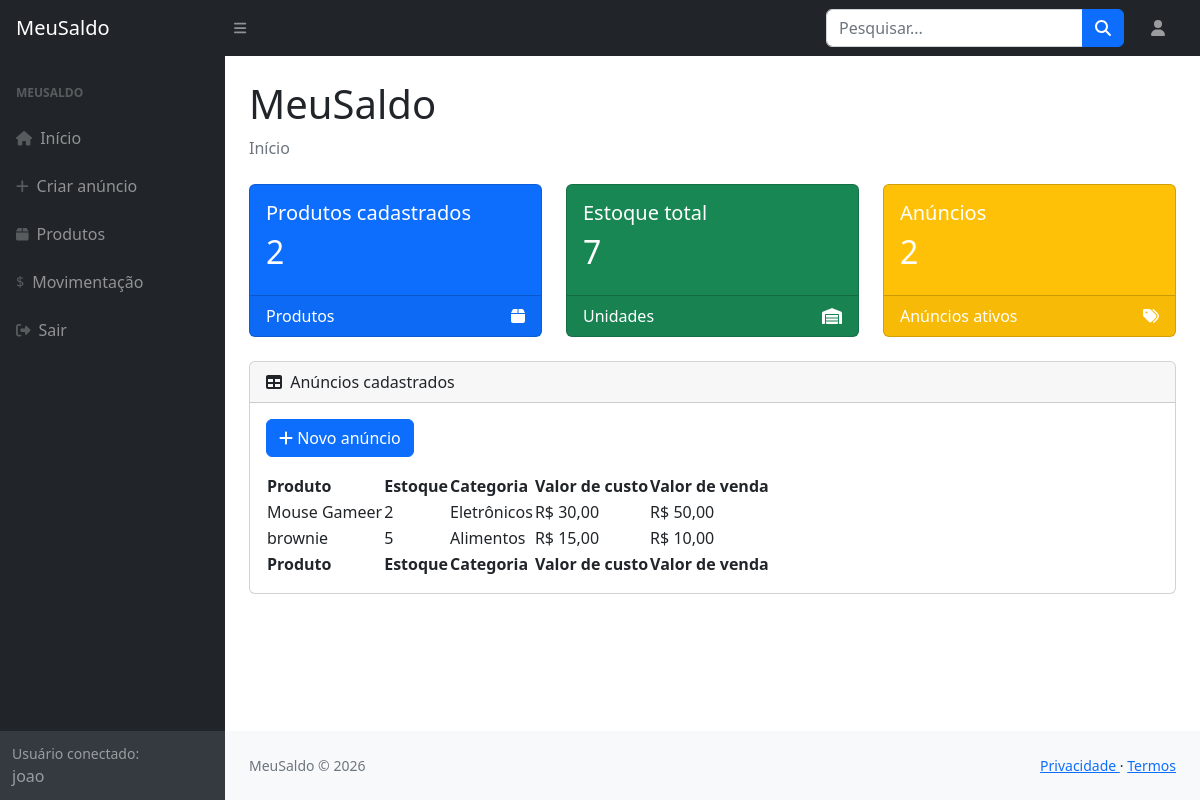
Before: /MeuSaldo/index.php (signed in) with the older database file.
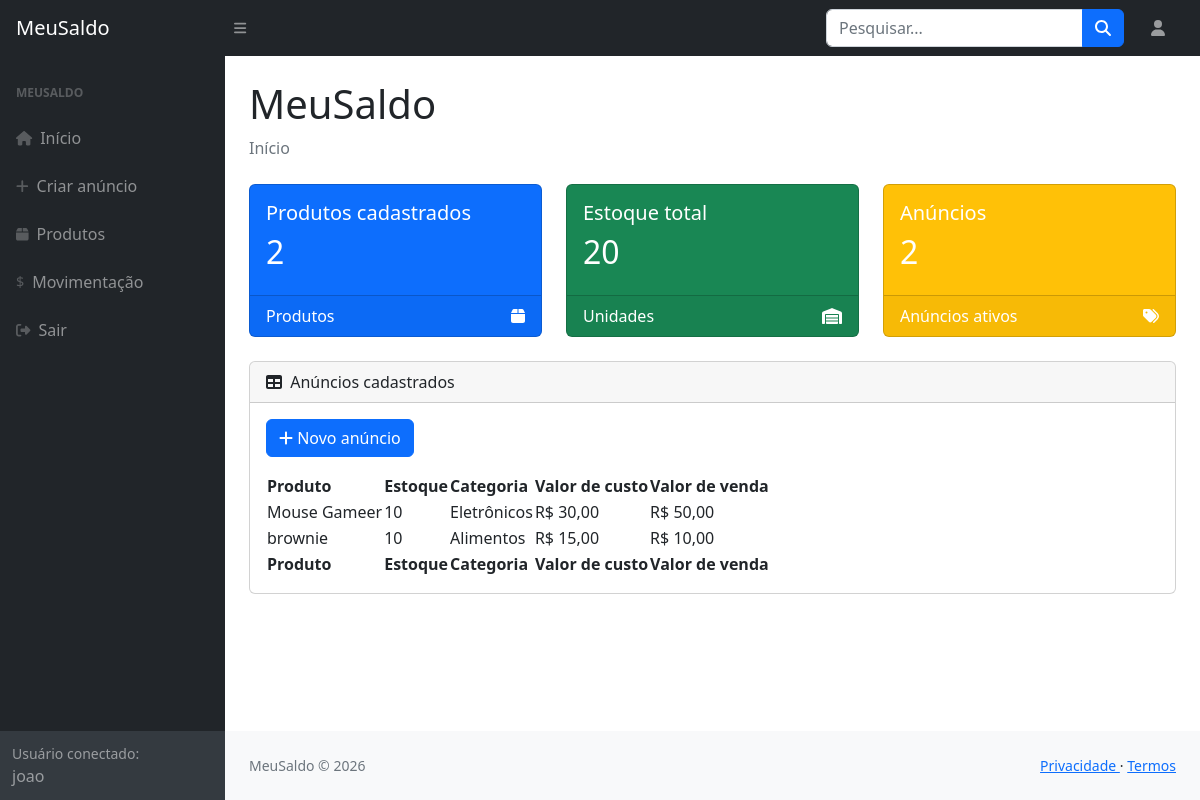
After: the same page with the newer database file.
### tables this page shows
CREATE TABLE `anuncios` (
  `idAnuncio` int NOT NULL,
  `Usuarios_idUsuario` int NOT NULL,
  `nomeProduto` varchar(30) NOT NULL,
  `estoqueProduto` int NOT NULL,
  `categoriaAnuncio` varchar(50) NOT NULL,
  `valorCustoAnuncio` decimal(10,2) NOT NULL,
  `valorAnuncio` decimal(10,2) NOT NULL
);

### MeuSaldo/header.php (called while the page is built, shortened)
<?php
    if(isset($_SESSION['logado']) && $_SESSION['logado'] === true){
        $idUsuario    = $_SESSION['idUsuario'];
        $nomeUsuario  = $_SESSION['nomeUsuario'];
        $nomeCompleto = explode(' ', $nomeUsuario);
        $primeiroNome = $nomeCompleto[0];
    }
?>

### MeuSaldo/index.php (the view, shortened to what this page needs)
<?php include "header.php" ?>
<?php
include "conexaoBD.php";
$idUsuario = (int) $idUsuario;
$sqlAnuncios = "SELECT
                    idAnuncio,
                    nomeProduto,
                    estoqueProduto,
                    categoriaAnuncio,
                    valorCustoAnuncio,
                    valorAnuncio
                FROM Anuncios
                WHERE Usuarios_idUsuario = $idUsuario
                ORDER BY idAnuncio DESC";
$resultadoAnuncios = mysqli_query($conn, $sqlAnuncios);
$quantidadeProdutos = mysqli_num_rows($resultadoAnuncios);
$sqlEstoque = "SELECT SUM(estoqueProduto) AS estoqueTotal
               FROM Anuncios
               WHERE Usuarios_idUsuario = $idUsuario";
$resultadoEstoque = mysqli_query($conn, $sqlEstoque);
$dadosEstoque = mysqli_fetch_assoc($resultadoEstoque);
$estoqueTotal = $dadosEstoque['estoqueTotal'] ?? 0;
$resultadoAnuncios = mysqli_query($conn, $sqlAnuncios);
?>
<!DOCTYPE html>
<html lang="pt-br">
<head>
    <link href="https://cdn.jsdelivr.net/npm/simple-datatables@7.1.2/dist/style.min.css"
          rel="stylesheet" />
    <link href="css/styles.css"
          rel="stylesheet" />
</head>
<body class="sb-nav-fixed">
<nav class="sb-topnav navbar navbar-expand navbar-dark bg-dark">
    <a class="navbar-brand ps-3"
       href="index.php">
        MeuSaldo
    </a>
    <button class="btn btn-link btn-sm order-1 order-lg-0 me-4 me-lg-0"
            id="sidebarToggle"
            href="#!">
        <i class="fas fa-bars"></i>
    </button>
    <form class="d-none d-md-inline-block form-inline ms-auto me-0 me-md-3 my-2 my-md-0">
        <div class="input-group">
            <input class="form-control"
                   type="text"
                   placeholder="Pesquisar..."
                   aria-label="Pesquisar" />
            <button class="btn btn-primary"
                    id="btnNavbarSearch"
                    type="button">
                <i class="fas fa-search"></i>
            </button>
        </div>
    </form>
    <?php
        if(isset($_SESSION['logado']) && $_SESSION['logado'] === true){
            echo"
            <ul class='navbar-nav ms-auto ms-md-0 me-3 me-lg-4'>
                <li class='nav-item dropdown'>
                    <a class='nav-link '
                    id='navbarDropdown'
                    href='#'
                    role='button'
                    data-bs-toggle=dropdown'
                    aria-expanded='false'>
                        <i class='fas fa-user fa-fw'></i>
                    </a>
        ";
        }
    ?>
</nav>
<div id="layoutSidenav">
    <div id="layoutSidenav_nav">
        <nav class="sb-sidenav accordion sb-sidenav-dark"
             id="sidenavAccordion">
            <div class="sb-sidenav-menu">
                <div class="nav">
                    <div class="sb-sidenav-menu-heading">
                        MeuSaldo
                    </div>
                    <a class="nav-link"
                       href="index.php">
                        <div class="sb-nav-link-icon">
                            <i class="fas fa-home"></i>
                        </div>
                        Início
                    </a>
                    <?php
                        if(isset($_SESSION['logado']) && $_SESSION['logado'] === true){
                        echo"
                            <a class='nav-link'
                            href='formAnuncio.php'>
                                <div class='sb-nav-link-icon'>
                                    <i class='fas fa-plus'></i>
                                </div>
                                Criar anúncio
                            </a>
                            <a class='nav-link'
                            href='listaProdutos.php'>
                                <div class='sb-nav-link-icon'>
                                    <i class='fas fa-box'></i>
                                </div>
                                Produtos
                            </a>
                            <a class='nav-link'
                            href='movimentacao.php'>
                                <div class='sb-nav-link-icon'>
                                    $
                                </div>
                                Movimentação
                            </a>
                            <a class='nav-link'
                            href='logout.php'>
                                <div class='sb-nav-link-icon'>
                                    <i class='fas fa-sign-out-alt'></i>
                                </div>
                                Sair
                            </a>
                            ";
                        }
                    ?>
                </div>
            </div>
            <div class="sb-sidenav-footer">
                <div class="small">
                    Usuário conectado:
                </div>
                <?php
                if (isset($primeiroNome)) {
                    echo htmlspecialchars($primeiroNome);
                } else {
                    echo "Nenhum usuário conectado";
                }
                ?>
            </div>
        </nav>
    </div>
    <div id="layoutSidenav_content">
        <main>
            <div class="container-fluid px-4">
                <h1 class="mt-4">
                    MeuSaldo
                </h1>
                <ol class="breadcrumb mb-4">
                    <li class="breadcrumb-item active">
                        Início
                    </li>
                </ol>
                <div class="row">
                    <div class="col-xl-4 col-md-6">
                        <div class="card bg-primary text-white mb-4">
                            <div class="card-body">
                                <h5>
                                    Produtos cadastrados
                                </h5>
                                <h2>
                                    <?php
                                    echo $quantidadeProdutos;
                                    ?>
                                </h2>
                            </div>
                            <div class="card-footer d-flex align-items-center justify-content-between">
                                <span>
                                    Produtos
                                </span>
                                <i class="fas fa-box"></i>
                            </div>
                        </div>
                    </div>
                    <div class="col-xl-4 col-md-6">
                        <div class="card bg-success text-white mb-4">
                            <div class="card-body">
                                <h5>
                                    Estoque total
                                </h5>
                                <h2>
                                    <?php
                                    echo $estoqueTotal;
                                    ?>
                                </h2>
                            </div>
                            <div class="card-footer d-flex align-items-center justify-content-between">
                                <span>
                                    Unidades
                                </span>
                                <i class="fas fa-warehouse"></i>
                            </div>
                        </div>
                    </div>
                    <div class="col-xl-4 col-md-6">
                        <div class="card bg-warning text-white mb-4">
                            <div class="card-body">
                                <h5>
                                    Anúncios
                                </h5>
                                <h2>
                                    <?php
                                    echo $quantidadeProdutos;
                                    ?>
                                </h2>
                            </div>
                            <div class="card-footer d-flex align-items-center justify-content-between">
                                <span>
                                    Anúncios ativos
                                </span>
                                <i class="fas fa-tags"></i>
                            </div>
                        </div>
                    </div>
                </div>
                <div class="card mb-4">
                    <div class="card-header">
                        <i class="fas fa-table me-1"></i>
                        Anúncios cadastrados
                    </div>
                    <div class="card-body">
                        <div class="mb-3">
                            <a href="formAnuncio.php"
                               class="btn btn-primary">
                                <i class="fas fa-plus"></i>
                                Novo anúncio
                            </a>
                        </div>
                        <div class="table-responsive">
                            <table id="datatablesSimple">
                                <thead>
                                    <tr>
                                        <th>Produto</th>
                                        <th>Estoque</th>
                                        <th>Categoria</th>
                                        <th>Valor de custo</th>
                                        <th>Valor de venda</th>
                                    </tr>
                                </thead>
                                <tfoot>
                                    <tr>
                                        <th>Produto</th>
                                        <th>Estoque</th>
                                        <th>Categoria</th>
                                        <th>Valor de custo</th>
                                        <th>Valor de venda</th>
                                    </tr>
                                </tfoot>
                                <tbody>
                                <?php
                                if (
                                    $resultadoAnuncios &&
                                    mysqli_num_rows($resultadoAnuncios) > 0
                                ) {
                                    while (
                                        $anuncio =
                                        mysqli_fetch_assoc(
                                            $resultadoAnuncios
                                        )
                                    ) {
                                        ?>
                                        <tr>
                                            <td>
                                                <?php
                                                echo htmlspecialchars(
                                                    $anuncio['nomeProduto']
                                                );
                                                ?>
                                            </td>
                                            <td>
                                                <?php
                                                echo htmlspecialchars(
                                                    $anuncio['estoqueProduto']
                                                );
                                                ?>
                                            </td>
                                            <td>
                                                <?php
                                                echo htmlspecialchars(
                                                    $anuncio['categoriaAnuncio']
                                                );
                                                ?>
                                            </td>
                                            <td>
                                                R$
                                                <?php
                                                echo number_format(
                                                    $anuncio[
                                                        'valorCustoAnuncio'
                                                    ],
                                                    2,
                                                    ',',
                                                    '.'
                                                );
                                                ?>
                                            </td>
                                            <td>
                                                R$
                                                <?php
                                                echo number_format(
                                                    $anuncio[
                                                        'valorAnuncio'
                                                    ],
                                                    2,
                                                    ',',
                                                    '.'
                                                );
                                                ?>
                                            </td>
                                        </tr>
                                        <?php
                                    }
                                }
                                ?>
                                </tbody>
                            </table>
                        </div>
                    </div>
                </div>
            </div>
        </main>
        <footer class="py-4 bg-light mt-auto">
            <div class="container-fluid px-4">
                <div class="d-flex align-items-center justify-content-between small">
                    <div class="text-muted">
                        MeuSaldo © 2026
                    </div>
                    <div>
                        <a href="#">
                            Privacidade
                        </a>
                        &middot;
                        <a href="#">
                            Termos
                        </a>
                    </div>
                </div>
            </div>
        </footer>
    </div>
</div>
</body>
</html>

Changed rows visible on the page:
changed anuncios "Mouse Gameer": estoqueProduto "2" → "10"
changed anuncios "brownie": estoqueProduto "5" → "10"
Other visible differences:
$estoqueTotal: "7" → "20"
